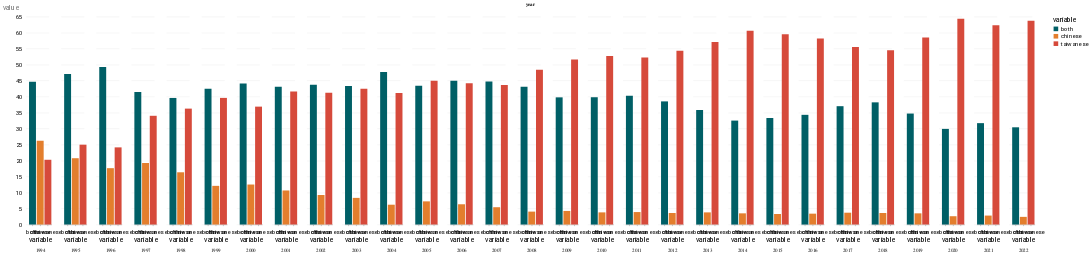

Notebook cell for this chart:
### Code cell
alt.Chart(id_long).mark_bar().encode(
    column=alt.Column("year:O", header=alt.Header(labelOrient="bottom")),
    x="variable:O",
    y="value",
    color="variable:N",
).properties(width=50)

### Figure 1 — Vega-Lite specification as saved in the notebook (floating-point values rounded to 4 significant figures)
{"config": {"view": {"width": 800, "height": 450, "strokeOpacity": 0}, "background": "#ffffff", "title": {"anchor": "start", "font": "Summit Sans", "fontColor": "palette[\"black\"]", "fontSize": 18, "fontWeight": "normal"}, "arc": {"fill": "#00d4d8"}, "area": {"fill": "#00d4d8"}, "line": {"stroke": "#00d4d8", "strokeWidth": 3}, "path": {"stroke": "#00d4d8"}, "rect": {"fill": "#00d4d8"}, "shape": {"stroke": "#00d4d8"}, "bar": {"fill": "#00d4d8"}, "point": {"stroke": "#00d4d8"}, "symbol": {"fill": "#00d4d8", "size": 30}, "axis": {"titleFont": "Roboto", "titleFontSize": 15, "titleFontWeight": "normal", "labelFont": "Roboto, sans", "labelFontSize": 13, "labelFontWeight": "normal"}, "axisX": {"labelAngle": 0, "labelPadding": 6, "tickSize": 3, "grid": false}, "axisY": {"labelBaseline": "middle", "maxExtent": 45, "minExtent": 45, "titleAlign": "left", "titleAngle": 0, "titleX": -45, "titleY": -11, "domainOpacity": 0, "gridWidth": 0.6, "gridColor": "#dddddd", "offset": 6, "tickSize": 0, "titleColor": "#767676"}, "legend": {"titleFont": "Roboto", "titleFontSize": 15, "titleFontWeight": "normal", "symbolType": "square", "labelFont": "Roboto, sans", "labelFontSize": 13}, "range": {"category": ["#005f66", "#e37e2d", "#d64a3b", "#76b0ef", "#c1bc40"], "diverging": ["#e68a4f", "#f4bb6a", "#f9e39c", "#dadfe2", "#a6b7c6", "#849eae"], "heatmap": ["#7ff6f6", "#00eeef", "#00d4d8", "#00abb2", "#00848b", "#fbf2c7", "#00363d"], "ordinal": ["#7ff6f6", "#00eeef", "#00d4d8", "#00abb2", "#00848b", "#fbf2c7", "#00363d"], "ramp": ["#7ff6f6", "#00eeef", "#00d4d8", "#00abb2", "#00848b", "#fbf2c7", "#00363d"]}}, "data": {"name": "data-7ce78aabe7a70bfc2e2cea5a332d5897"}, "mark": "bar", "encoding": {"color": {"field": "variable", "type": "nominal"}, "column": {"field": "year", "header": {"labelOrient": "bottom"}, "type": "ordinal"}, "x": {"field": "variable", "type": "ordinal"}, "y": {"field": "value", "type": "quantitative"}}, "width": 50, "$schema": "https://vega.github.io/schema/vega-lite/v4.17.0.json", "datasets": {"data-7ce78aabe7a70bfc2e2cea5a332d5897": [{"year": "1994", "variable": "taiwanese", "value": 20.25}, {"year": "1995", "variable": "taiwanese", "value": 24.97}, {"year": "1996", "variable": "taiwanese", "value": 24.12}, {"year": "1997", "variable": "taiwanese", "value": 34.0}, {"year": "1998", "variable": "taiwanese", "value": 36.24}, {"year": "1999", "variable": "taiwanese", "value": 39.59}, {"year": "2000", "variable": "taiwanese", "value": 36.86}, {"year": "2001", "variable": "taiwanese", "value": 41.57}, {"year": "2002", "variable": "taiwanese", "value": 41.22}, {"year": "2003", "variable": "taiwanese", "value": 42.47}, {"year": "2004", "variable": "taiwanese", "value": 41.09}, {"year": "2005", "variable": "taiwanese", "value": 44.97}, {"year": "2006", "variable": "taiwanese", "value": 44.19}, {"year": "2007", "variable": "taiwanese", "value": 43.66}, {"year": "2008", "variable": "taiwanese", "value": 48.39}, {"year": "2009", "variable": "taiwanese", "value": 51.6}, {"year": "2010", "variable": "taiwanese", "value": 52.7}, {"year": "2011", "variable": "taiwanese", "value": 52.2}, {"year": "2012", "variable": "taiwanese", "value": 54.3}, {"year": "2013", "variable": "taiwanese", "value": 57.1}, {"year": "2014", "variable": "taiwanese", "value": 60.6}, {"year": "2015", "variable": "taiwanese", "value": 59.5}, {"year": "2016", "variable": "taiwanese", "value": 58.2}, {"year": "2017", "variable": "taiwanese", "value": 55.5}, {"year": "2018", "variable": "taiwanese", "value": 54.5}, {"year": "2019", "variable": "taiwanese", "value": 58.5}, {"year": "2020", "variable": "taiwanese", "value": 64.3}, {"year": "2021", "variable": "taiwanese", "value": 62.3}, {"year": "2022", "variable": "taiwanese", "value": 63.7}, {"year": "1994", "variable": "both", "value": 44.63}, {"year": "1995", "variable": "both", "value": 47.03}, {"year": "1996", "variable": "both", "value": 49.29}, {"year": "1997", "variable": "both", "value": 41.42}, {"year": "1998", "variable": "both", "value": 39.58}, {"year": "1999", "variable": "both", "value": 42.49}, {"year": "2000", "variable": "both", "value": 44.1}, {"year": "2001", "variable": "both", "value": 43.1}, {"year": "2002", "variable": "both", "value": 43.74}, {"year": "2003", "variable": "both", "value": 43.32}, {"year": "2004", "variable": "both", "value": 47.67}, {"year": "2005", "variable": "both", "value": 43.36}, {"year": "2006", "variable": "both", "value": 44.92}, {"year": "2007", "variable": "both", "value": 44.68}, {"year": "2008", "variable": "both", "value": 43.11}, {"year": "2009", "variable": "both", "value": 39.76}, {"year": "2010", "variable": "both", "value": 39.8}, {"year": "2011", "variable": "both", "value": 40.3}, {"year": "2012", "variable": "both", "value": 38.5}, {"year": "2013", "variable": "both", "value": 35.8}, {"year": "2014", "variable": "both", "value": 32.5}, {"year": "2015", "variable": "both", "value": 33.3}, {"year": "2016", "variable": "both", "value": 34.3}, {"year": "2017", "variable": "both", "value": 37.0}, {"year": "2018", "variable": "both", "value": 38.2}, {"year": "2019", "variable": "both", "value": 34.7}, {"year": "2020", "variable": "both", "value": 29.9}, {"year": "2021", "variable": "both", "value": 31.7}, {"year": "2022", "variable": "both", "value": 30.4}, {"year": "1994", "variable": "chinese", "value": 26.2}, {"year": "1995", "variable": "chinese", "value": 20.73}, {"year": "1996", "variable": "chinese", "value": 17.62}, {"year": "1997", "variable": "chinese", "value": 19.23}, {"year": "1998", "variable": "chinese", "value": 16.34}, {"year": "1999", "variable": "chinese", "value": 12.09}, {"year": "2000", "variable": "chinese", "value": 12.51}, {"year": "2001", "variable": "chinese", "value": 10.65}, {"year": "2002", "variable": "chinese", "value": 9.225}, {"year": "2003", "variable": "chinese", "value": 8.335}, {"year": "2004", "variable": "chinese", "value": 6.199}, {"year": "2005", "variable": "chinese", "value": 7.243}, {"year": "2006", "variable": "chinese", "value": 6.337}, {"year": "2007", "variable": "chinese", "value": 5.413}, {"year": "2008", "variable": "chinese", "value": 4.042}, {"year": "2009", "variable": "chinese", "value": 4.248}, {"year": "2010", "variable": "chinese", "value": 3.8}, {"year": "2011", "variable": "chinese", "value": 3.9}, {"year": "2012", "variable": "chinese", "value": 3.6}, {"year": "2013", "variable": "chinese", "value": 3.8}, {"year": "2014", "variable": "chinese", "value": 3.5}, {"year": "2015", "variable": "chinese", "value": 3.3}, {"year": "2016", "variable": "chinese", "value": 3.4}, {"year": "2017", "variable": "chinese", "value": 3.7}, {"year": "2018", "variable": "chinese", "value": 3.6}, {"year": "2019", "variable": "chinese", "value": 3.5}, {"year": "2020", "variable": "chinese", "value": 2.6}, {"year": "2021", "variable": "chinese", "value": 2.8}, {"year": "2022", "variable": "chinese", "value": 2.4}]}}
